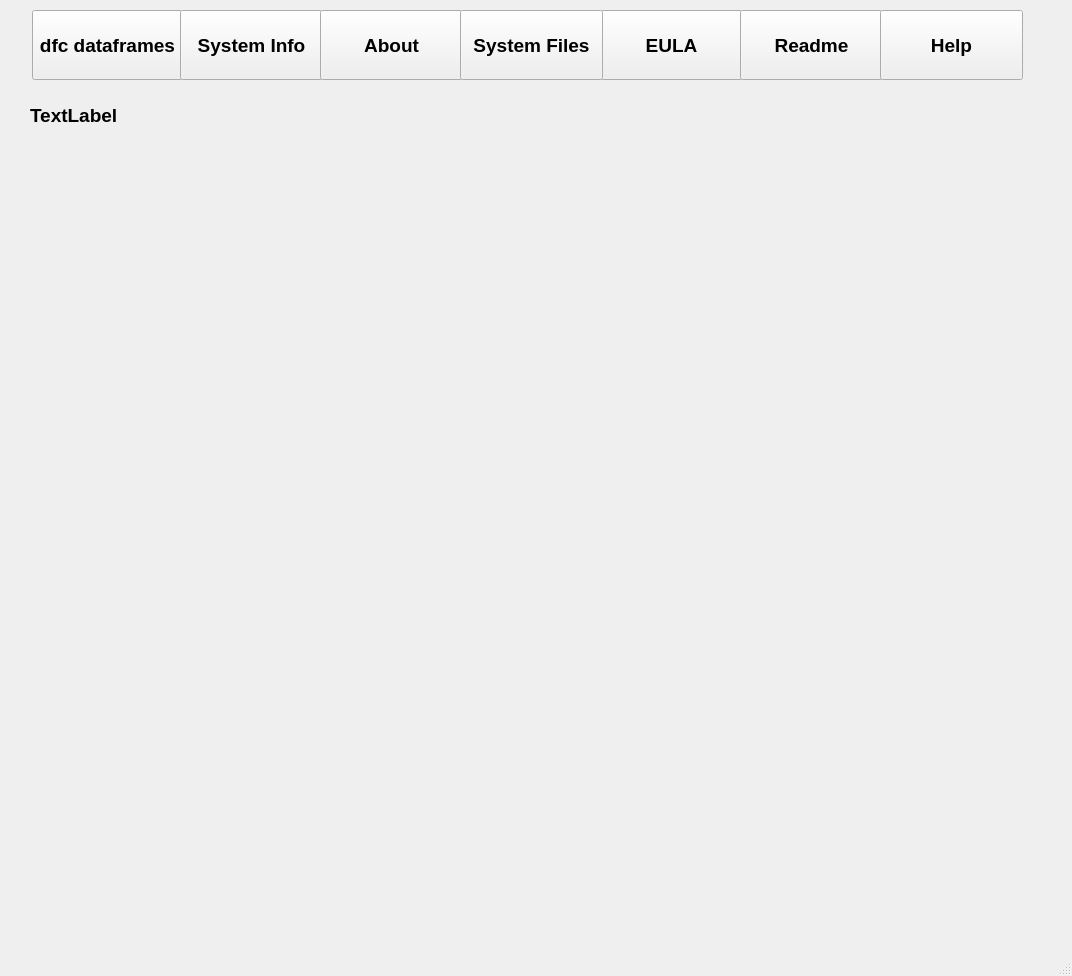
<?xml version="1.0" encoding="UTF-8"?>
<ui version="4.0">
 <class>MainWindow</class>
 <widget class="QMainWindow" name="MainWindow">
  <property name="geometry">
   <rect>
    <x>0</x>
    <y>0</y>
    <width>1072</width>
    <height>976</height>
   </rect>
  </property>
  <property name="font">
   <font>
    <family>Arial</family>
    <pointsize>14</pointsize>
    <weight>75</weight>
    <bold>true</bold>
   </font>
  </property>
  <property name="windowTitle">
   <string>MainWindow</string>
  </property>
  <widget class="QWidget" name="centralwidget">
   <widget class="QPushButton" name="dfcdfsbutton">
    <property name="geometry">
     <rect>
      <x>32</x>
      <y>10</y>
      <width>151</width>
      <height>70</height>
     </rect>
    </property>
    <property name="font">
     <font>
      <family>Arial</family>
      <pointsize>14</pointsize>
      <weight>75</weight>
      <bold>true</bold>
     </font>
    </property>
    <property name="text">
     <string>dfc dataframes</string>
    </property>
   </widget>
   <widget class="QPushButton" name="Infobutton">
    <property name="geometry">
     <rect>
      <x>180</x>
      <y>10</y>
      <width>143</width>
      <height>70</height>
     </rect>
    </property>
    <property name="font">
     <font>
      <weight>75</weight>
      <bold>true</bold>
     </font>
    </property>
    <property name="text">
     <string>System Info</string>
    </property>
   </widget>
   <widget class="QPushButton" name="Aboutbutton">
    <property name="geometry">
     <rect>
      <x>320</x>
      <y>10</y>
      <width>143</width>
      <height>70</height>
     </rect>
    </property>
    <property name="font">
     <font>
      <weight>75</weight>
      <bold>true</bold>
     </font>
    </property>
    <property name="text">
     <string>About</string>
    </property>
   </widget>
   <widget class="QPushButton" name="EULAbutton">
    <property name="geometry">
     <rect>
      <x>600</x>
      <y>10</y>
      <width>143</width>
      <height>70</height>
     </rect>
    </property>
    <property name="font">
     <font>
      <weight>75</weight>
      <bold>true</bold>
     </font>
    </property>
    <property name="text">
     <string>EULA</string>
    </property>
   </widget>
   <widget class="QPushButton" name="ReadMebutton">
    <property name="geometry">
     <rect>
      <x>740</x>
      <y>10</y>
      <width>143</width>
      <height>70</height>
     </rect>
    </property>
    <property name="font">
     <font>
      <weight>75</weight>
      <bold>true</bold>
     </font>
    </property>
    <property name="text">
     <string>Readme</string>
    </property>
   </widget>
   <widget class="QLabel" name="Systemsplash">
    <property name="geometry">
     <rect>
      <x>30</x>
      <y>90</y>
      <width>121</width>
      <height>51</height>
     </rect>
    </property>
    <property name="text">
     <string>TextLabel</string>
    </property>
   </widget>
   <widget class="QWidget" name="verticalLayoutWidget">
    <property name="geometry">
     <rect>
      <x>30</x>
      <y>170</y>
      <width>1001</width>
      <height>791</height>
     </rect>
    </property>
    <layout class="QVBoxLayout" name="dfcSystemMainLayout">
     <property name="sizeConstraint">
      <enum>QLayout::SetNoConstraint</enum>
     </property>
    </layout>
   </widget>
   <widget class="QPushButton" name="SysFilesbutton">
    <property name="geometry">
     <rect>
      <x>460</x>
      <y>10</y>
      <width>143</width>
      <height>70</height>
     </rect>
    </property>
    <property name="font">
     <font>
      <weight>75</weight>
      <bold>true</bold>
     </font>
    </property>
    <property name="text">
     <string>System Files</string>
    </property>
   </widget>
   <widget class="QPushButton" name="Helpbutton">
    <property name="geometry">
     <rect>
      <x>880</x>
      <y>10</y>
      <width>143</width>
      <height>70</height>
     </rect>
    </property>
    <property name="font">
     <font>
      <weight>75</weight>
      <bold>true</bold>
     </font>
    </property>
    <property name="text">
     <string>Help</string>
    </property>
   </widget>
  </widget>
  <widget class="QStatusBar" name="statusbar"/>
 </widget>
 <resources/>
 <connections/>
</ui>
